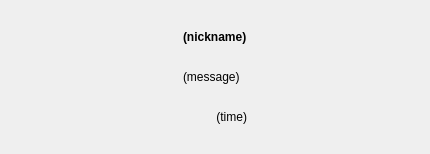
<?xml version="1.0" encoding="UTF-8"?>
<ui version="4.0">
 <class>Message</class>
 <widget class="QWidget" name="Message">
  <property name="geometry">
   <rect>
    <x>0</x>
    <y>0</y>
    <width>430</width>
    <height>154</height>
   </rect>
  </property>
  <property name="windowTitle">
   <string>Form</string>
  </property>
  <property name="styleSheet">
   <string notr="true">border-radius: 5px; </string>
  </property>
  <layout class="QHBoxLayout" name="horizontalLayout">
   <item>
    <spacer name="spacerLeft">
     <property name="orientation">
      <enum>Qt::Horizontal</enum>
     </property>
     <property name="sizeHint" stdset="0">
      <size>
       <width>40</width>
       <height>20</height>
      </size>
     </property>
    </spacer>
   </item>
   <item>
    <widget class="QFrame" name="mainFrame">
     <property name="frameShape">
      <enum>QFrame::StyledPanel</enum>
     </property>
     <property name="frameShadow">
      <enum>QFrame::Raised</enum>
     </property>
     <layout class="QVBoxLayout" name="verticalLayout">
      <item>
       <widget class="QLabel" name="usernameLabel">
        <property name="font">
         <font>
          <bold>true</bold>
         </font>
        </property>
        <property name="text">
         <string>(nickname)</string>
        </property>
       </widget>
      </item>
      <item>
       <widget class="QLabel" name="messageLabel">
        <property name="text">
         <string>(message)</string>
        </property>
        <property name="textFormat">
         <enum>Qt::PlainText</enum>
        </property>
        <property name="wordWrap">
         <bool>true</bool>
        </property>
       </widget>
      </item>
      <item>
       <widget class="QLabel" name="timeLabel">
        <property name="text">
         <string>(time)</string>
        </property>
        <property name="alignment">
         <set>Qt::AlignRight|Qt::AlignTrailing|Qt::AlignVCenter</set>
        </property>
       </widget>
      </item>
     </layout>
    </widget>
   </item>
   <item>
    <spacer name="spacerRight">
     <property name="orientation">
      <enum>Qt::Horizontal</enum>
     </property>
     <property name="sizeHint" stdset="0">
      <size>
       <width>40</width>
       <height>20</height>
      </size>
     </property>
    </spacer>
   </item>
  </layout>
 </widget>
 <resources/>
 <connections/>
</ui>
